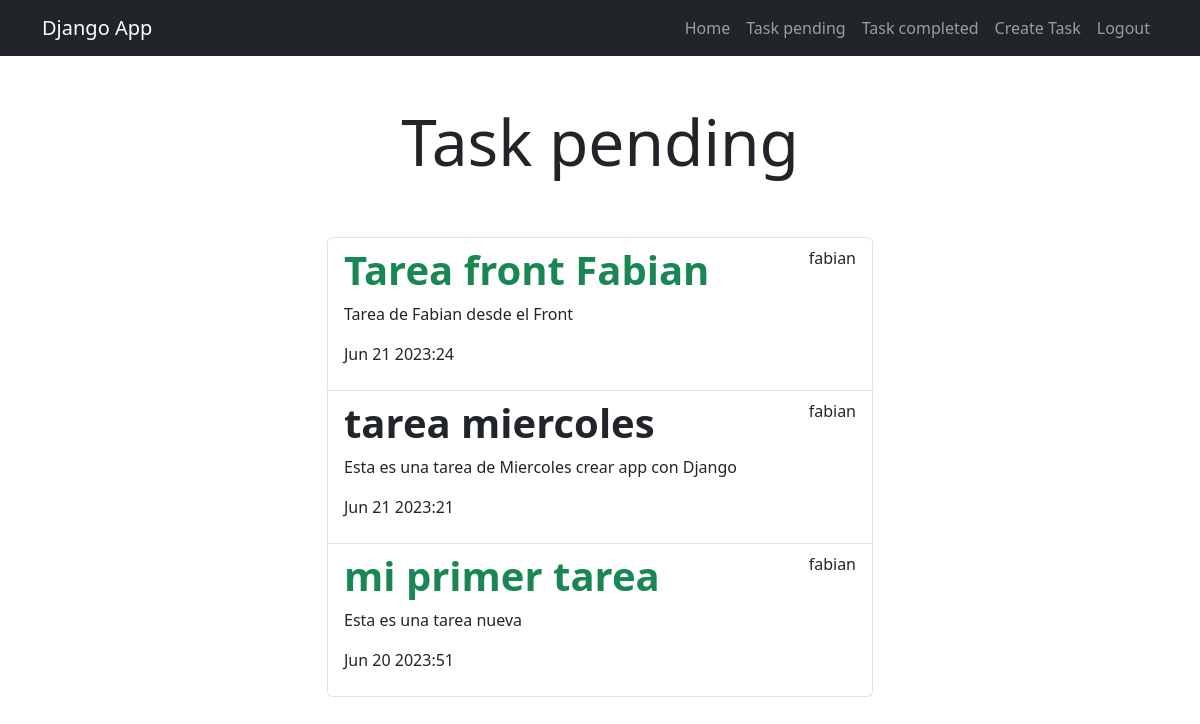
/task_completed/ (signed in), run on the app's committed database.
### task/models.py (models this page shows, shortened)
class Task(models.Model):  # Crearemos una tabla en la base de datos
    title = models.CharField(max_length=100)
    description = models.TextField(blank=True)
    created = models.DateTimeField(auto_now_add=True)
    datecompleted = models.DateTimeField(null=True, blank=True)
    important = models.BooleanField(default=False)
    user = models.ForeignKey(User, on_delete=models.CASCADE)

### task/views.py (the view)
# urls.py: path('task_completed/', views.task_completed, name='task_completed'),
@login_required
def task_completed(request):
    tasks = Task.objects.filter(
        user=request.user, datecompleted__isnull=False).order_by('-datecompleted')
    return render(request, 'task.html', {'tasks': tasks})

### task/templates/task.html
{% extends 'base.html' %} {% block content %}
<main class="container">
  <div class="row">
    <div class="col-md-6 offset-md-3">
      <h1 class="text-center display-3 py-5">Task pending</h1>
      <ul class="list-group">
        {% for task in tasks %}
        <a class="list-group-item" href="{% url 'task_detail' task.id %}">
          <header class="d-flex justify-content-between">
            {% if task.important %}
            <h1 class="fw-bold text-success">{{task.title}}</h1>
            {% else %}
            <h1 class="fw-bold">{{task.title}}</h1>
            {% endif %}
            <p>{{task.user.username}}</p>
          </header>
          <p>{{task.description}}</p>
          <p>{{task.datecompleted|date:'M j Y:i'}}</p>
        </a>
        {% endfor %}
      </ul>
    </div>
  </div>
</main>
{% endblock %}

### task/templates/base.html (shortened to what this page needs)
<!DOCTYPE html>
<html lang="en">
  <head>
    <link
      rel="stylesheet"
      href="https://cdn.jsdelivr.net/npm/bootstrap@5.3.0/dist/css/bootstrap.min.css"
    />
  </head>
  <body>
    <nav class="navbar navbar-expand-lg bg-dark navbar-dark">
      <div class="container">
        <a class="navbar-brand" href="/">Django App</a>
        <div class="collapse navbar-collapse" id="navbarNav">
          <ul class="navbar-nav ms-auto">
            <li class="nav-item">
              <a href="/" class="nav-link">Home</a>
            </li>
            {% if user.is_authenticated %}
            <li class="nav-item">
              <a href="{% url 'task' %}" class="nav-link">Task pending</a>
            </li>
            <li class="nav-item">
              <a href="{% url 'task_completed' %}" class="nav-link"
                >Task completed</a
              >
            </li>
            <li class="nav-item">
              <a href="/task/create/" class="nav-link">Create Task</a>
            </li>
            <li class="nav-item">
              <a href="/logout" class="nav-link">Logout</a>
            </li>
            {% endif %}
          </ul>
        </div>
      </div>
    </nav>
    {% block content %} {% endblock %}
  </body>
</html>

### data on the page
Task: title "Tarea front Fabian", user.username "fabian", description "Tarea de Fabian desde el Front", datecompleted "Jun 21 2023:24"
Task: title "tarea miercoles", user.username "fabian", description "Esta es una tarea de Miercoles crear app con Django", datecompleted "Jun 21 2023:21"
Task: title "mi primer tarea", user.username "fabian", description "Esta es una tarea nueva", datecompleted "Jun 20 2023:51"
